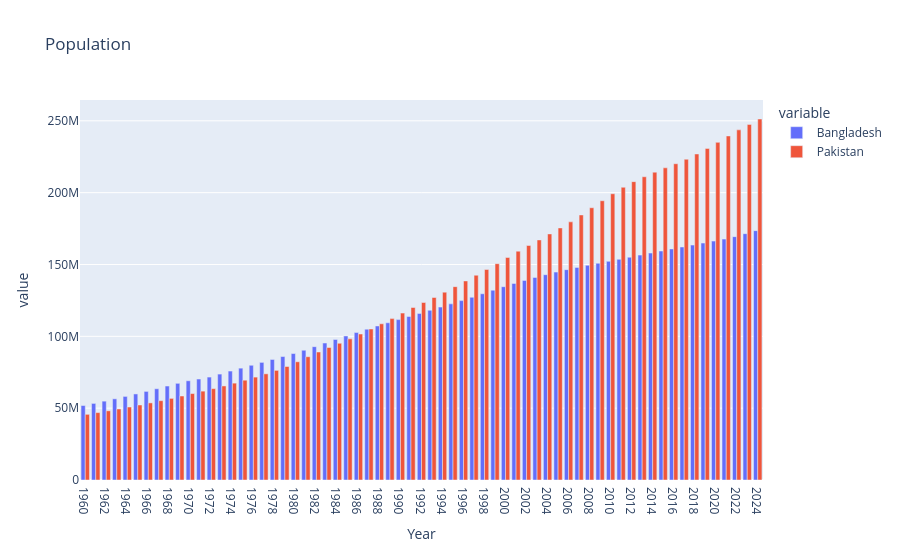

Here is the notebook cell this chart was saved with:
### Markdown cell above
Switching from a line chart to a bar chart is simply a matter of replacing `plt.line` with `plt.bar`.

### Code cell
px.bar(population_df[['Bangladesh', 'Pakistan']],
       title="Population",
       barmode='group'
       )
